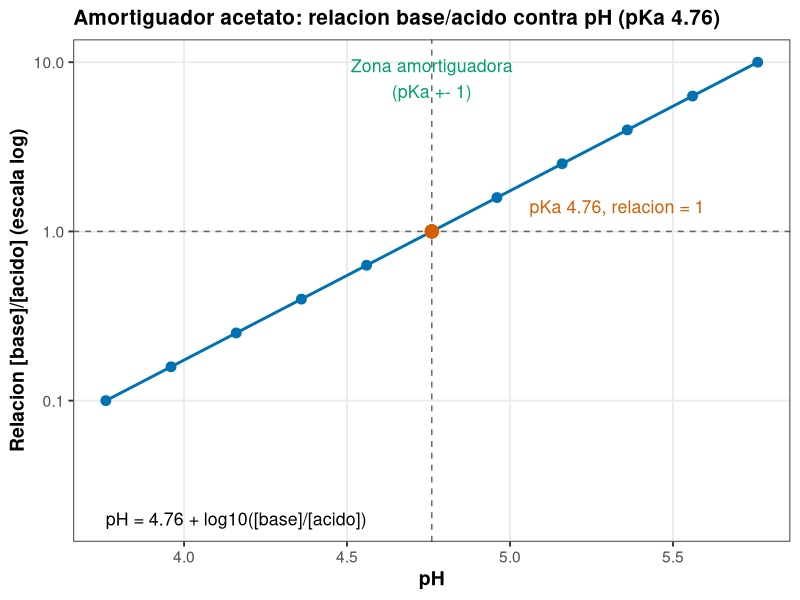
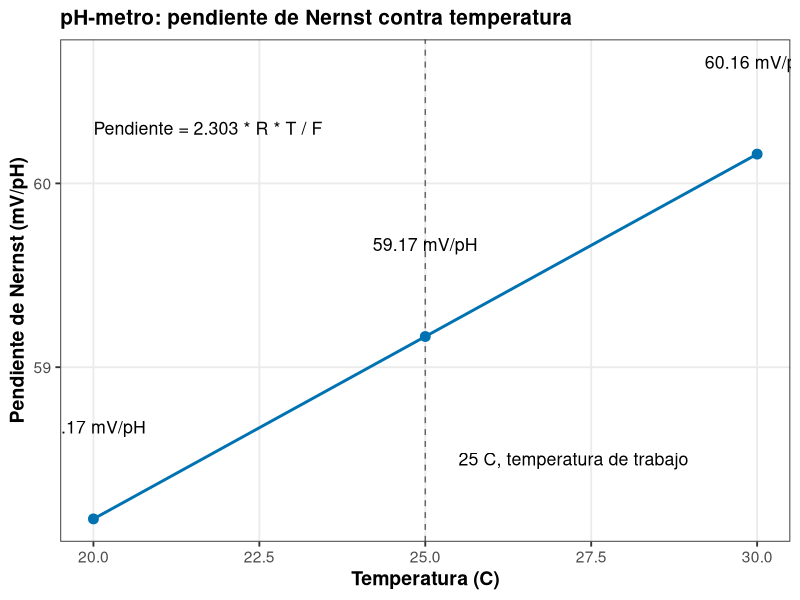
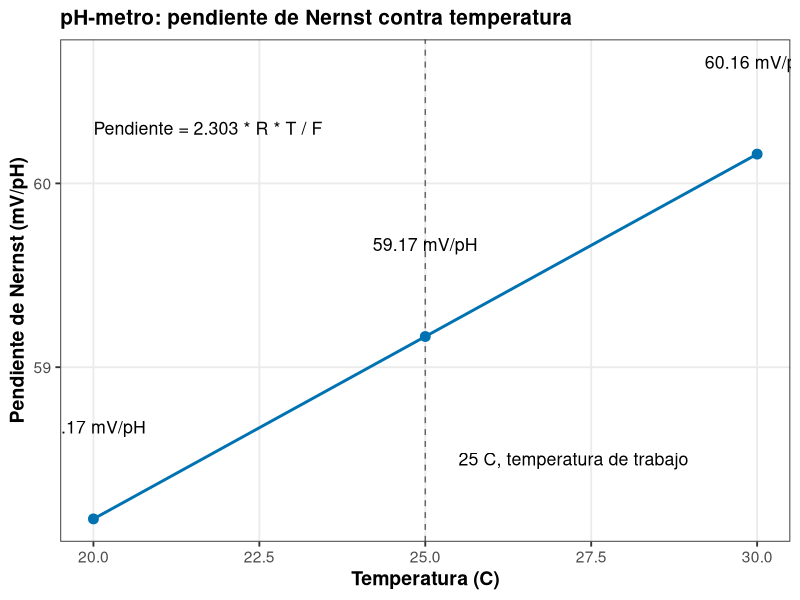
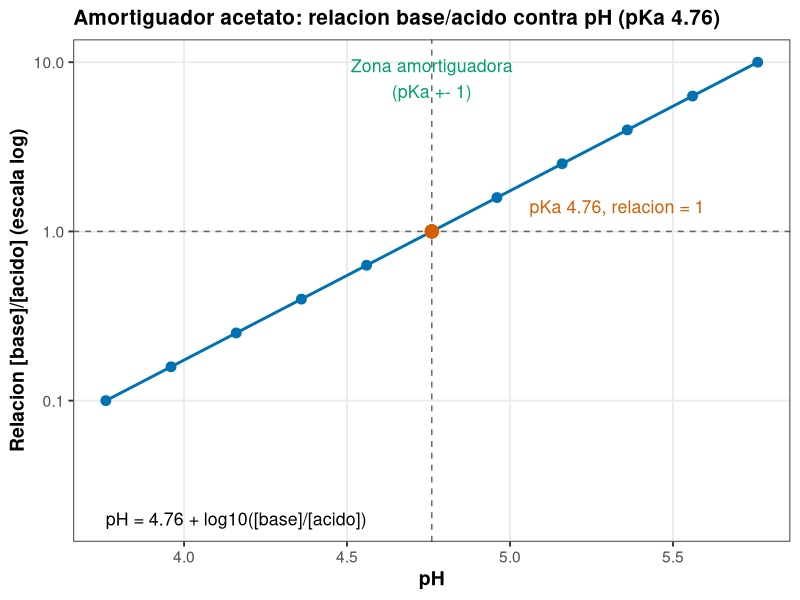

R code for these plots, in order:
# ==========================================================================
# P1. Preparacion de soluciones, filtracion y ajuste de pH
# ==========================================================================
# Autor: Dr. Jose Juan Torres Martinez
# Docente de Ciencias Quimicas
# Universidad Autonoma de San Luis Potosi (UASLP)
# Mexico
#
# Material academico para estudiantes
# Serie "Bioseparaciones" - Laboratorio, Practica 1. Soluciones y pH
#
# Descripcion: Practica 1 del laboratorio: la mesa de preparacion de soluciones y ajuste de pH. Aqui se calcula la masa a pesar para cada solucion con masa = M * V * PM / pureza, y se calcula la relacion base/acido del amortiguador acetato con Henderson-Hasselbalch (pKa 4.76). Los datos de partida son las concentraciones y volumenes pedidos en la practica. Lo que se aprende aqui es lo primero que se hace en cada practica que sigue: preparar bien las soluciones y dejar el pH donde lo pide el protocolo.
#
# Objetivos de aprendizaje:
#   - Calcular la masa a pesar con molaridad, volumen y pureza.
#   - Aplicar Henderson-Hasselbalch a un amortiguador acetato.
#   - Leer en la curva que relacion base/acido da cada pH.

# Datos: datos_preparaciones.csv (soluto, peso molecular, concentracion, volumen y pureza) y datos_amortiguador.csv (pH y relacion base/acido del amortiguador acetato).
# Desarrollo: empezamos en la primera practica del laboratorio, la mesa de preparacion. Primera parada: pesar cada reactivo con la balanza. Segunda parada: el amortiguador acetato y su curva contra pH. En cada parada calculamos y comentamos que significa el resultado antes de seguir.
# ==========================================================================

library(tidyverse)

# --------------------------------------------------------------------------
# Carpeta de trabajo: la del propio script
# --------------------------------------------------------------------------
# El script resuelve solo la carpeta donde esta guardado y la pone como
# carpeta de trabajo, asi los archivos de datos se leen por su nombre y la
# grafica se guarda en la misma carpeta, sin editar rutas.
# Primero prueba la ruta del documento activo en RStudio o Positron, luego
# la ruta del archivo al correr con Rscript o source(), y si nada de eso
# da una ruta, se queda en la carpeta de trabajo actual.
ruta_script <- NULL
if (requireNamespace("rstudioapi", quietly = TRUE) &&
    rstudioapi::isAvailable()) {
  ruta_script <- tryCatch(
    rstudioapi::getActiveDocumentContext()$path,
    error = function(e) NULL
  )
}
if (is.null(ruta_script) || !nzchar(ruta_script)) {
  ruta_script <- tryCatch(sys.frame(1)$ofile, error = function(e) NULL)
}
# Con Rscript el archivo no deja marco en la pila, asi que su ruta viene
# en los argumentos de la linea de comandos (--file=...).
if (is.null(ruta_script) || !nzchar(ruta_script)) {
  archivo <- grep("--file=", commandArgs(trailingOnly = FALSE), value = TRUE)
  if (length(archivo) > 0) {
    ruta_script <- sub("--file=", "", archivo[1])
  }
}
if (!is.null(ruta_script) && nzchar(ruta_script)) {
  setwd(dirname(normalizePath(ruta_script, mustWork = FALSE)))
}

# Estilo de graficas: tema claro y legible, paleta apta para daltonicos
# (Okabe-Ito) y tamano de fuente base mayor, para que las graficas se
# lean bien en el reporte y en la presentacion.
paleta <- c("#0072B2", "#E69F00", "#009E73", "#CC79A7", "#56B4E9", "#D55E00")
tema <- theme_bw(base_size = 14) +
  theme(
    plot.title = element_text(face = "bold", size = 15),
    plot.subtitle = element_text(size = 12),
    axis.title = element_text(face = "bold"),
    legend.position = "bottom",
    legend.title = element_text(face = "bold"),
    panel.grid.minor = element_blank()
  )

# --------------------------------------------------------------------------
# Protocolo (Manual de Practicas, Practica 1. Soluciones y pH)
# --------------------------------------------------------------------------
# En esta practica el trabajo es preparar soluciones, ajustar el pH y filtrar, con lo que se va a usar en las practicas que siguen. Las soluciones las indica el instructor (las soluciones para SDS-PAGE y el buffer de fosfatos).
# Paso 1. Preparacion de soluciones: se repasan molaridad, normalidad, porcentaje en peso, porcentaje en volumen y pureza de los reactivos, y se hacen los calculos para preparar las soluciones indicadas por el instructor.
# Paso 2. Ajuste de pH: se repasan los componentes y el funcionamiento del electrodo de pH, sus cuidados y su limpieza, la calibracion y el efecto de la temperatura. Cuando la molaridad debe ser precisa, el pH se ajusta con su acido o base conjugada; en los demas casos se ajusta con hidroxido de sodio o acido clorhidrico.
# Paso 3. Filtracion: el instructor revisa los componentes y el funcionamiento del sistema de filtracion y las membranas que se usan para filtrar solventes para cromatografia. Se practican filtraciones de agua y de las soluciones preparadas.
# Ecuacion de filtracion convencional (pregunta pre-laboratorio del manual): t/V = (mu * alfa * c / (2 * A^2 * deltaP)) * V + (mu * Rm / (A * deltaP)). t es el tiempo de filtracion, V el volumen filtrado, mu la viscosidad del liquido, alfa la resistencia especifica de la torta, c la concentracion de solidos, A el area de filtracion, deltaP la caida de presion y Rm la resistencia del medio filtrante. La grafica de t/V contra V es una recta: su pendiente da la resistencia de la torta y su ordenada la resistencia del medio.
# Preparacion de acetato de sodio 10 mM (pregunta pre-laboratorio del manual): la tabla de abajo ya trae ese ejemplo trabajado (acetato de sodio 10 mM, 250 mL); la masa sale de la formula de la Parada 1 y el pH se fija con su acido o base conjugada segun Henderson-Hasselbalch.
# Seguridad y reglas (manual): bata blanca de laboratorio obligatoria; cubrebocas y guantes cuando se indique; cuestionario pre-laboratorio entregado antes de empezar; limpiar la mesa de trabajo antes y despues de la practica; no fumar ni consumir alimentos o bebidas en el laboratorio.

# --------------------------------------------------------------------------
# Parada 1. Masa a pesar para cada solucion
# --------------------------------------------------------------------------
# Estamos en la mesa de preparacion con la balanza y los reactivos. Para cada solucion calculamos la masa a pesar con molaridad, volumen, peso molecular y pureza: la pureza corrige que el reactivo no es 100% puro.
# masa (g) = concentracion (mol/L) * volumen (L) * peso molecular (g/mol)
#   / pureza (fraccion). La pureza corrige que el reactivo no es 100% puro.
datos <- read_csv("datos_preparaciones.csv", show_col_types = FALSE)

datos <- datos %>%
  mutate(masa_g = concentracion_M * volumen_L *
           peso_molecular_g_mol / pureza)

# Normalidad y porcentaje en peso (manual: molaridad, normalidad,
# porcentaje en peso y pureza). Normalidad N = molaridad * equivalentes
# por mol: para estas preparaciones acido-base se intercambia un
# equivalente por mol (NaCl, acetato de sodio, fosfato disodico como
# HPO4 2- / H2PO4 - y Tris). Porcentaje en peso/volumen: gramos de
# soluto por 100 mL de solucion.
datos <- datos %>%
  mutate(
    equivalentes_por_mol = 1,
    normalidad_N = concentracion_M * equivalentes_por_mol,
    porcentaje_p_v = masa_g / (volumen_L * 1000) * 100
  )

print(datos)

# --------------------------------------------------------------------------
# Parada 2. Amortiguador acetato: relacion base/acido contra pH
# --------------------------------------------------------------------------
# Seguimos en la mesa de preparacion: ahora armamos el amortiguador acetato. Con Henderson-Hasselbalch calculamos que relacion base/acido da cada pH, para mezclar el amortiguador al pH que pide el protocolo.
# Henderson-Hasselbalch: pH = pKa + log10([base]/[acido]), pKa = 4.76.
# La relacion se calcula de cero: [base]/[acido] = 10^(pH - pKa).
pka <- 4.76

datos_am <- read_csv("datos_amortiguador.csv", show_col_types = FALSE)

datos_am <- datos_am %>%
  mutate(
    relacion_calculada = 10^(ph - pka),
    fraccion_base = relacion_calculada / (1 + relacion_calculada)
  )

print(datos_am)

# --------------------------------------------------------------------------
# Parada 3. Grafica: relacion base/acido contra pH
# --------------------------------------------------------------------------
# Graficamos la relacion base/acido contra el pH en escala logaritmica: la zona sombreada es la zona amortiguadora (pKa +- 1), la linea punteada marca el pKa 4.76, donde la relacion es 1, y el texto trae la ecuacion de Henderson-Hasselbalch.
grafica <- ggplot(
  datos_am,
  aes(x = ph, y = relacion_calculada)
) +
  annotate("rect", xmin = pka - 1, xmax = pka + 1,
           ymin = -Inf, ymax = Inf, fill = paleta[3], alpha = 0.15) +
  annotate("text", x = pka, y = 8,
           label = "Zona amortiguadora\n(pKa +- 1)", size = 4.5,
           color = paleta[3]) +
  geom_vline(xintercept = pka, linetype = "dashed", color = "grey40") +
  geom_hline(yintercept = 1, linetype = "dashed", color = "grey40") +
  geom_line(linewidth = 1, color = paleta[1]) +
  geom_point(size = 3, color = paleta[1]) +
  geom_point(aes(x = pka, y = 1), color = paleta[6], size = 4) +
  annotate("text", x = pka + 0.3, y = 1.4,
           label = "pKa 4.76, relacion = 1", hjust = 0, size = 4.5,
           color = paleta[6]) +
  annotate("text", x = min(datos_am$ph), y = 0.02,
           label = "pH = 4.76 + log10([base]/[acido])", hjust = 0,
           size = 4.5) +
  scale_y_log10() +
  labs(
    x = "pH",
    y = "Relacion [base]/[acido] (escala log)",
    title = "Amortiguador acetato: relacion base/acido contra pH (pKa 4.76)"
  ) +
  tema

print(grafica)

# --------------------------------------------------------------------------
# Parada 4. Efecto de la temperatura en la calibracion del pH-metro
# --------------------------------------------------------------------------
# El electrodo de pH sigue la ecuacion de Nernst: su pendiente es
# 2.303 * R * T / F. Al subir la temperatura sube la pendiente, por eso
# el manual pide revisar el efecto de la temperatura en la calibracion
# y calibrar a la temperatura de trabajo. R = 8.314 J/mol/K,
# F = 96485 C/mol, T en kelvin.
pendiente_nernst <- tibble(
  temperatura_C = c(20, 25, 30),
  temperatura_K = temperatura_C + 273.15
) %>%
  mutate(pendiente_mV_pH = 2.303 * 8.314 * temperatura_K / 96485 * 1000)

print(pendiente_nernst)

grafica_pendiente <- ggplot(
  pendiente_nernst,
  aes(x = temperatura_C, y = pendiente_mV_pH)
) +
  geom_vline(xintercept = 25, linetype = "dashed", color = "grey40") +
  annotate("text", x = 25.5, y = 58.5,
           label = "25 C, temperatura de trabajo", hjust = 0, size = 4.5) +
  geom_line(linewidth = 1, color = paleta[1]) +
  geom_point(size = 3, color = paleta[1]) +
  geom_text(aes(label = paste0(round(pendiente_mV_pH, 2), " mV/pH")),
            nudge_y = 0.5, size = 4.5) +
  annotate("text", x = 20, y = 60.3,
           label = "Pendiente = 2.303 * R * T / F", hjust = 0, size = 4.5) +
  labs(
    x = "Temperatura (C)",
    y = "Pendiente de Nernst (mV/pH)",
    title = "pH-metro: pendiente de Nernst contra temperatura"
  ) +
  tema

print(grafica_pendiente)

ggsave("01_pendiente_nernst.png", grafica_pendiente,
       width = 18, height = 12, units = "cm", dpi = 300)

# --------------------------------------------------------------------------
# 5. Exportar la grafica
# --------------------------------------------------------------------------
# Antes de salir de la mesa de preparacion guardamos la grafica de la practica.
ggsave("01_amortiguador.png", grafica,
       width = 18, height = 12, units = "cm", dpi = 300)

# --------------------------------------------------------------------------
# Interpretacion
# --------------------------------------------------------------------------
# Grafica (pendiente de Nernst contra temperatura): el eje x es la temperatura en C y el eje y es la pendiente en mV/pH; cada punto trae su valor y la linea punteada es 25 C, la temperatura de trabajo.
# - La pendiente sube con la temperatura: 58.17 mV/pH a 20 C, 59.17 mV/pH a 25 C y 60.16 mV/pH a 30 C. Esto significa que un pH-metro calibrado a una temperatura mide mal a otra, y por eso se calibra a la temperatura de trabajo.
# Grafica (relacion base/acido contra pH): el eje x es el pH (adimensional) y el eje y es la relacion [base]/[acido] en escala log (adimensional); la zona sombreada es la zona amortiguadora (pKa +- 1) y el punto marcado es el pKa, donde la relacion es 1.
# - La masa a pesar crece con la concentracion, el volumen y el peso molecular, y sube un poco al corregir por pureza. Esto significa que olvidar la pureza deja la solucion un poco diluida, y por eso lo siguiente en cada practica es pesar con la formula completa.
# - En pH = pKa la relacion base/acido es 1; por debajo manda el acido y por encima manda la base. Esto significa que el pKa es el centro del amortiguador, y alrededor de el es donde el amortiguador resiste mejor los cambios de pH.

# --------------------------------------------------------------------------
# Que aprendimos
# --------------------------------------------------------------------------
# - La formula masa = M * V * PM / pureza resuelve cualquier preparacion de la practica.
# - Henderson-Hasselbalch dice que proporcion de base y acido mezclar para un pH objetivo.
# - Los errores sistematicos desvian siempre en el mismo sentido (por ejemplo, una balanza mal calibrada) y se corrigen calibrando; los errores al azar varian en cada medida y se reducen repitiendo y promediando.
# Terminamos la practica en la mesa de preparacion: ya sabemos pesar cada reactivo y mezclar el amortiguador al pH pedido. Seguimos a la siguiente practica: el gel de SDS-PAGE, donde se mide el peso molecular de la proteina.
